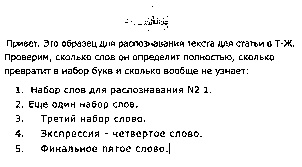
#> input picture 1_binary.jpg, 302 x 167 px, found by its file name
$ python main.py
#> lines starting #> are read from the running program, lines starting #| are printed output that depends on the picture; after the words box and inside, x2 and y2 are one past the last pixel; in counts of white or black regions, pixels touching at a corner belong together
import cv2
import numpy as np
import os

# Створення папки для результатів
results_dir = "results"
if not os.path.exists(results_dir):
    os.makedirs(results_dir)

# Завантаження зображення
input_image_path = os.path.expanduser("~/Desktop/1_binary.jpg")  # Шлях до зображення
image = cv2.imread(input_image_path, cv2.IMREAD_GRAYSCALE)
#> image is the input picture: shape (167, 302); min 0, max 255, mean 236.7

if image is None:
    print("Не вдалося завантажити зображення. Перевірте шлях до файлу.")
    exit()

# Бінаризація зображення, якщо необхідно
_, binary_image = cv2.threshold(image, 127, 255, cv2.THRESH_BINARY)
#> binary_image: shape (167, 302); 92.9% white; black in thin lines or dots, all inside (x1, y1, x2, y2) = (5, 6, 294, 154)

# Морфологічні операції
kernel = np.ones((3, 3), np.uint8)  # Ядро 3x3 для операції

# 1. Ерозія
erosion = cv2.erode(binary_image, kernel, iterations=1)
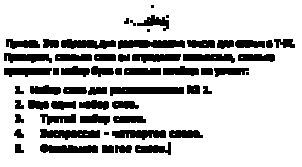
#> erosion: shape (167, 302); 78.9% white; 58 black regions (6 under 20 px), largest, box (x1, y1, x2, y2) and area: (110, 87, 184, 96) 521, (118, 40, 185, 49) 495, (40, 129, 100, 140) 458
cv2.imwrite(os.path.join(results_dir, "erosion.jpg"), erosion)

# 2. Нарощування
dilation = cv2.dilate(binary_image, kernel, iterations=1)
#> dilation: shape (167, 302); every value is 255
cv2.imwrite(os.path.join(results_dir, "dilation.jpg"), dilation)

# 3. Розмикання
opening = cv2.morphologyEx(binary_image, cv2.MORPH_OPEN, kernel)
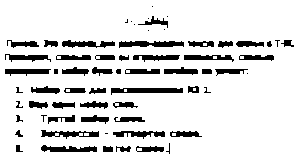
#> opening: shape (167, 302); 87.7% white; 64 black regions (15 under 20 px), largest, box (x1, y1, x2, y2) and area: (111, 88, 183, 95) 347, (119, 41, 184, 48) 321, (41, 145, 97, 152) 265
cv2.imwrite(os.path.join(results_dir, "opening.jpg"), opening)

# 4. Замикання
closing = cv2.morphologyEx(binary_image, cv2.MORPH_CLOSE, kernel)
cv2.imwrite(os.path.join(results_dir, "closing.jpg"), closing)

# 5. Границя (опціонально)
boundary = cv2.subtract(dilation, erosion)
cv2.imwrite(os.path.join(results_dir, "boundary.jpg"), boundary)

print(f"Результати збережено в папку '{results_dir}'.")
